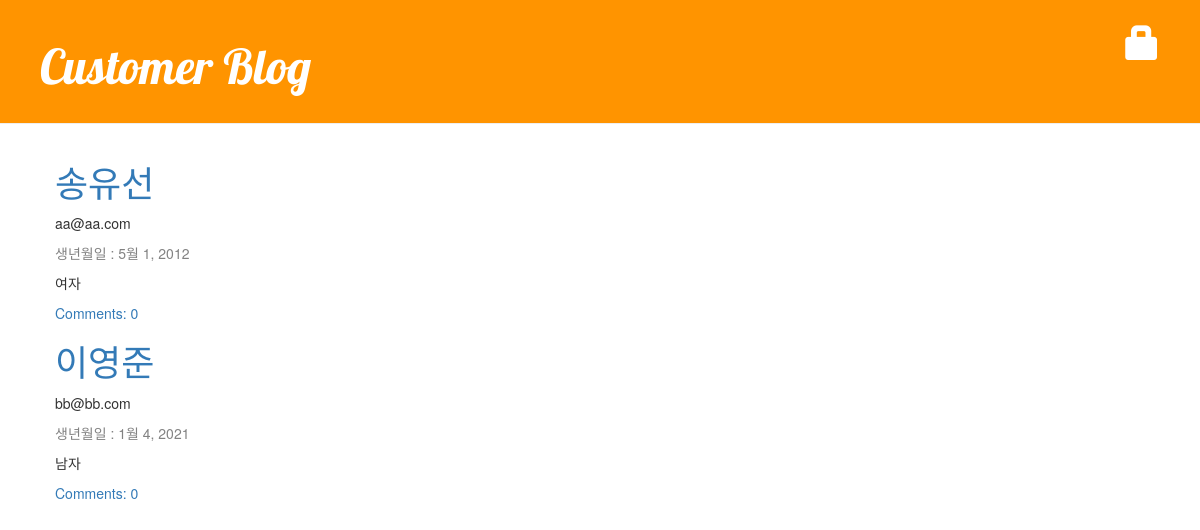
The app's page /, older data.
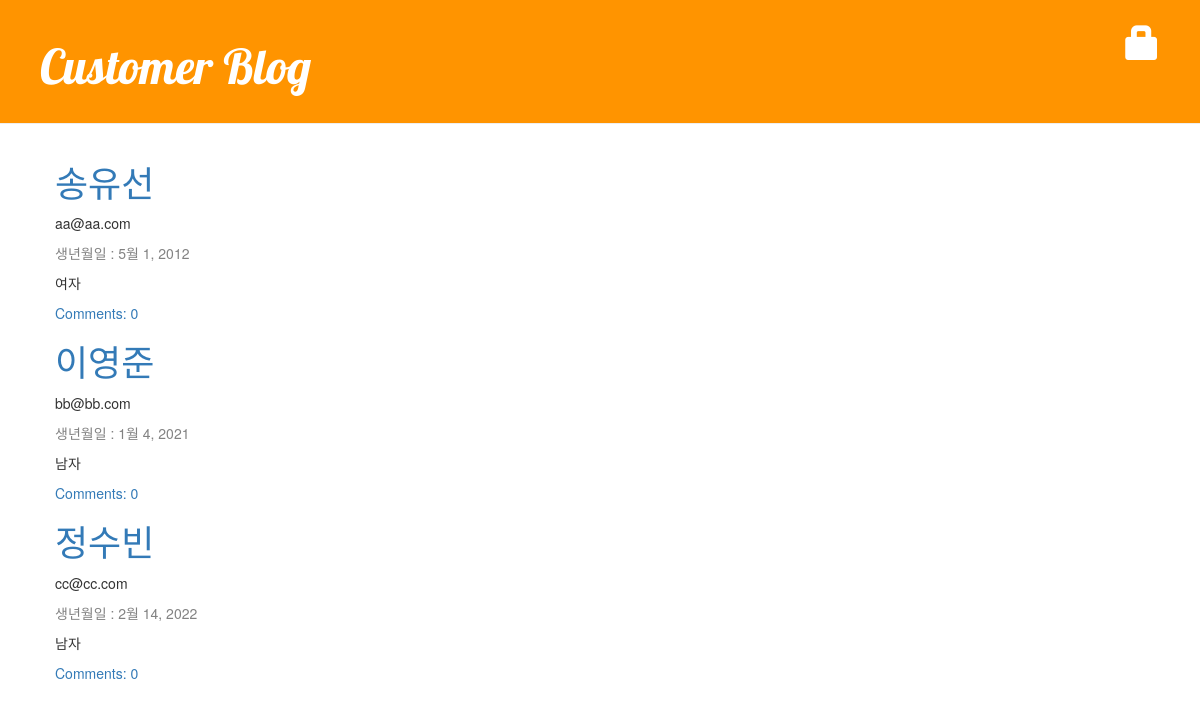
The same page, newer data.
### customer/models.py (models this page shows, shortened)
class Customer(models.Model):
    name = models.CharField(max_length=100)
    birthdate = models.DateField()
    email = models.EmailField()
    gender = models.BooleanField(default=True)
    def approved_comments(self):
        return self.comments.filter(approved_comment=True)

### customer/views.py (the view)
# urls.py: path('', views.customer_list, name='customer_list_home'),
def customer_list(request):
    cus = Customer.objects.order_by('name')
    return render(request, 'customer/customer_list.html', {'customer_list': cus})

### customer/templates/customer/customer_list.html
{% extends 'customer/base.html' %}
{% block content %}
    {% for cust in customer_list %}
        <div class="customer">
            <h1><a href="{% url 'customer_detail' pk=cust.pk %}"> {{cust.name}}</a></h1>
            <p>{{ cust.email }}</p>
            <div class="date">
                <p> 생년월일 : {{cust.birthdate}}</p>
            </div>
            {% if cust.gender is True %}
                <p>남자</p>
            {% else %}
                <p>여자</p>
            {% endif %}
            <a href="{% url 'customer_detail' pk=cust.pk %}"> Comments: {{ cust.approved_comments.count }}</a>
        </div>
    {% empty %}
        <p>Customer Not Exist!</p>
    {% endfor %}
{% endblock %}

Row changes from the older to the newer data that the page shows:
added Customer: name "정수빈", email "cc@cc.com", birthdate "2월 14, 2022", gender "남자", approved_comments.count "0"
